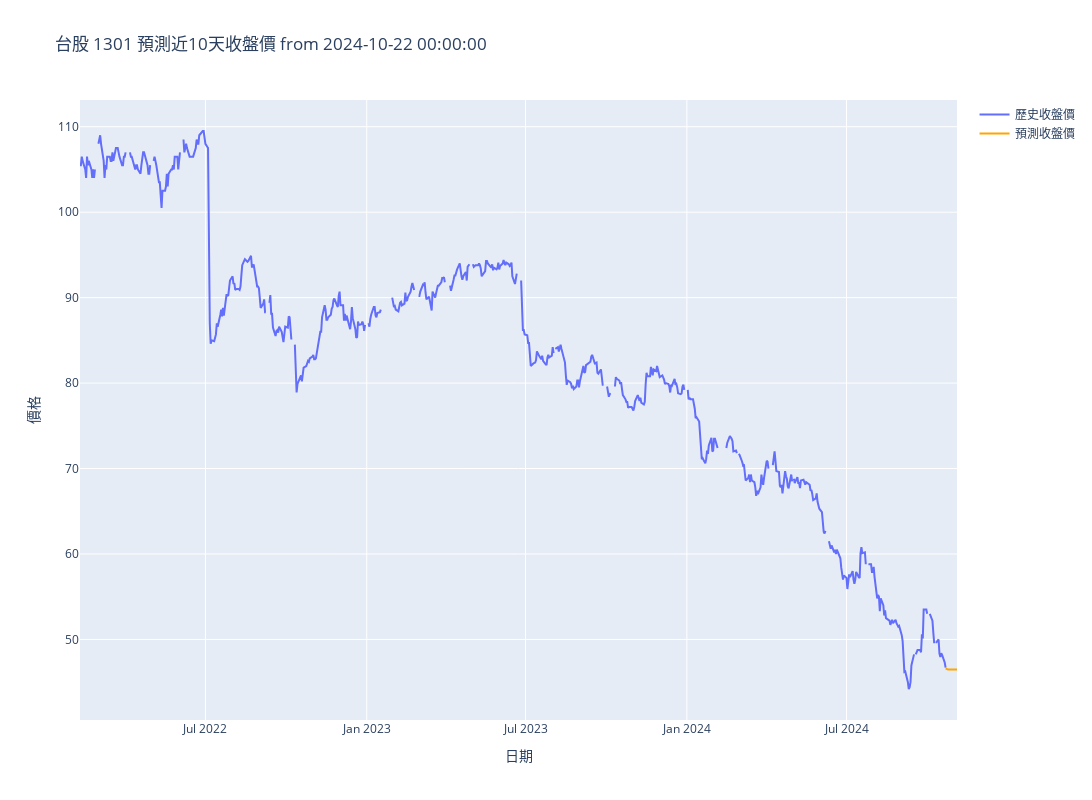

This figure's notebook cell:
### Code cell
# 繪製 收盤價 線圖: 通用函式 用 go.Figure
def plot_closing_price(data, predict_days):
    fig = go.Figure()
    fig.add_trace(go.Scatter(x=data.index, y=data['收盤價'], mode='lines', name='歷史收盤價'))
    fig.add_trace(go.Scatter(x=pd.date_range(data.index[-1], periods=10, freq='B'), y=forecast, mode='lines', name='預測收盤價', line=dict(color='orange')))

    fig.update_layout(xaxis_title='日期', yaxis_title='價格',title=f'台股 1301 預測近{predict_days}天收盤價 from {stock_data.index[-1]}', width=1200, height=800)
    fig.show()

plot_closing_price(stock_data,  predict_days)

### Figure 1 — Plotly figure (JSON) as saved in the notebook; plotly's stock layout.template omitted (floating-point values rounded to 4 significant figures; data arrays with more than 128 entries replaced by an {"elided": "..."} marker saying what was removed)
{"data": [{"mode": "lines", "name": "歷史收盤價", "type": "scatter", "x": {"elided": "706 str values"}, "y": {"elided": "706 float values"}}, {"line": {"color": "orange"}, "mode": "lines", "name": "預測收盤價", "type": "scatter", "x": ["2024-10-22T00:00:00", "2024-10-23T00:00:00", "2024-10-24T00:00:00", "2024-10-25T00:00:00", "2024-10-28T00:00:00", "2024-10-29T00:00:00", "2024-10-30T00:00:00", "2024-10-31T00:00:00", "2024-11-01T00:00:00", "2024-11-04T00:00:00"], "y": [46.59, 46.53, 46.5, 46.49, 46.49, 46.48, 46.48, 46.48, 46.48, 46.48]}], "layout": {"height": 800, "title": {"text": "台股 1301 預測近10天收盤價 from 2024-10-22 00:00:00"}, "width": 1200, "xaxis": {"title": {"text": "日期"}}, "yaxis": {"title": {"text": "價格"}}}}
